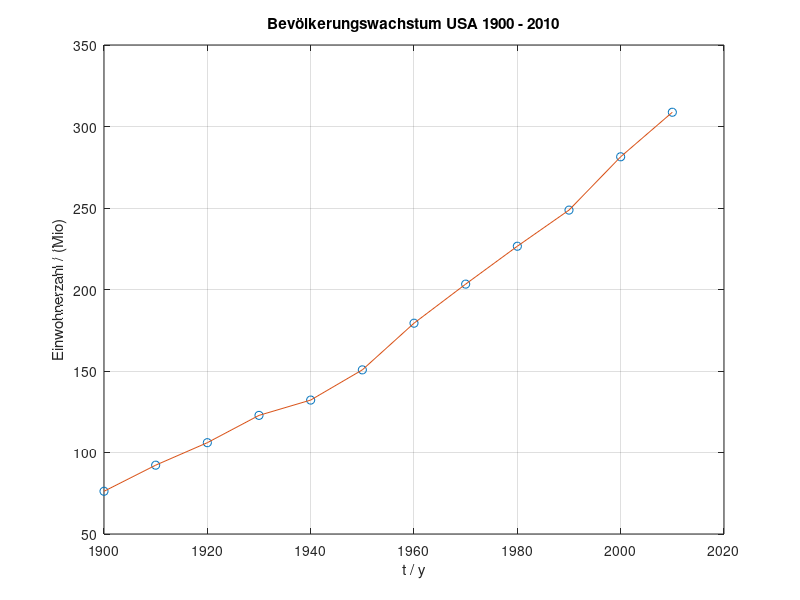

Write MATLAB code to recreate this figure.
clear
close all
load('Einwohner_USA.mat')
%Extrahieren der Daten
Jahr = Daten(:,1);
Einwohner = Daten(:,2);
%Ploten der Daten
plot(Jahr,Einwohner,'o',Jahr,Einwohner)
xlabel('t / y')
ylabel('Einwohnerzahl / (Mio)')
title('Bevölkerungswachstum USA 1900 - 2010')
grid
%direkte Berechnung der Koeffizienten
c = polyfit(Jahr,Einwohner,2);
disp(sprintf('Einwohnerzahl 2020: %f',polyval(c,2020)))

